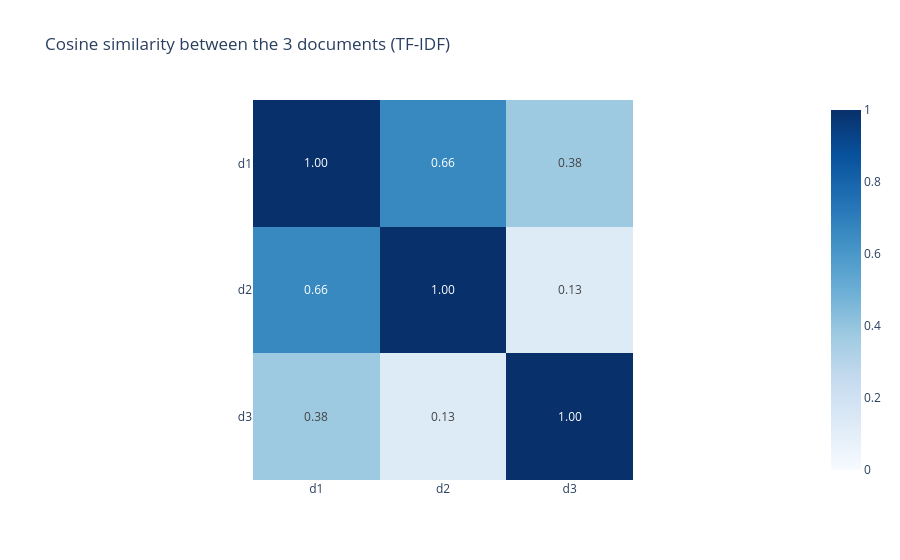

Source (notebook cell):
### Markdown cell above
## Cosine similarity: how close are two texts? 📐

Each document is now a vector. To compare two documents, we compare their vectors. For texts, the natural measure is the **cosine similarity**: the cosine of the angle between the two vectors.

$$
\cos(\vec{a}, \vec{b}) = \frac{\vec{a} \cdot \vec{b}}{\lVert \vec{a} \rVert \, \lVert \vec{b} \rVert} = \frac{\sum_t a_t b_t}{\sqrt{\sum_t a_t^2} \, \sqrt{\sum_t b_t^2}}
$$

* $\cos = 1$: the vectors point in the same direction, the texts use the same words in the same proportions.
* $\cos = 0$: the vectors are perpendicular, the texts share no word.

TF-IDF values are never negative, so the cosine is always between 0 and 1. And since scikit-learn's TF-IDF rows already have a length of 1, the cosine is simply the dot product $\sum_t a_t b_t$.

#### See it with data 🔬: the cosine, by hand and with scikit-learn

### Code cell
d1, d2 = tfidf.loc["d1"], tfidf.loc["d2"]
print(f"By hand, cos(d1, d2) = sum of the products = {(d1 * d2).sum():.3f}")

similarity = pd.DataFrame(cosine_similarity(tfidf), index=docs, columns=docs)
fig = px.imshow(similarity, text_auto=".2f", color_continuous_scale="Blues", zmin=0, zmax=1,
                title="Cosine similarity between the 3 documents (TF-IDF)")
fig.show()
print(similarity.round(3))

### Figure 1 — Plotly figure (JSON) as saved in the notebook; plotly's stock layout.template omitted (floating-point values rounded to 4 significant figures)
{"data": [{"coloraxis": "coloraxis", "hovertemplate": "x: %{x}<br>y: %{y}<br>color: %{z}<extra></extra>", "name": "0", "texttemplate": "%{z:.2f}", "type": "heatmap", "x": ["d1", "d2", "d3"], "xaxis": "x", "y": ["d1", "d2", "d3"], "yaxis": "y", "z": [[1.0, 0.6589, 0.3754], [0.6589, 1.0, 0.1288], [0.3754, 0.1288, 1.0]]}], "layout": {"coloraxis": {"autocolorscale": false, "cmax": 1, "cmin": 0, "colorscale": [[0.0, "rgb(247,251,255)"], [0.125, "rgb(222,235,247)"], [0.25, "rgb(198,219,239)"], [0.375, "rgb(158,202,225)"], [0.5, "rgb(107,174,214)"], [0.625, "rgb(66,146,198)"], [0.75, "rgb(33,113,181)"], [0.875, "rgb(8,81,156)"], [1.0, "rgb(8,48,107)"]]}, "title": {"text": "Cosine similarity between the 3 documents (TF-IDF)"}, "xaxis": {"anchor": "y", "constrain": "domain", "domain": [0.0, 1.0], "scaleanchor": "y"}, "yaxis": {"anchor": "x", "autorange": "reversed", "constrain": "domain", "domain": [0.0, 1.0]}}}
